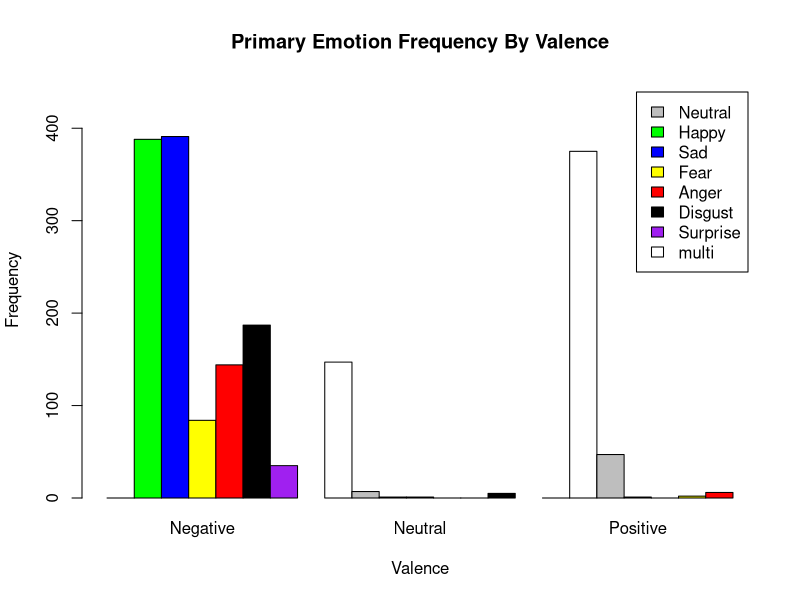
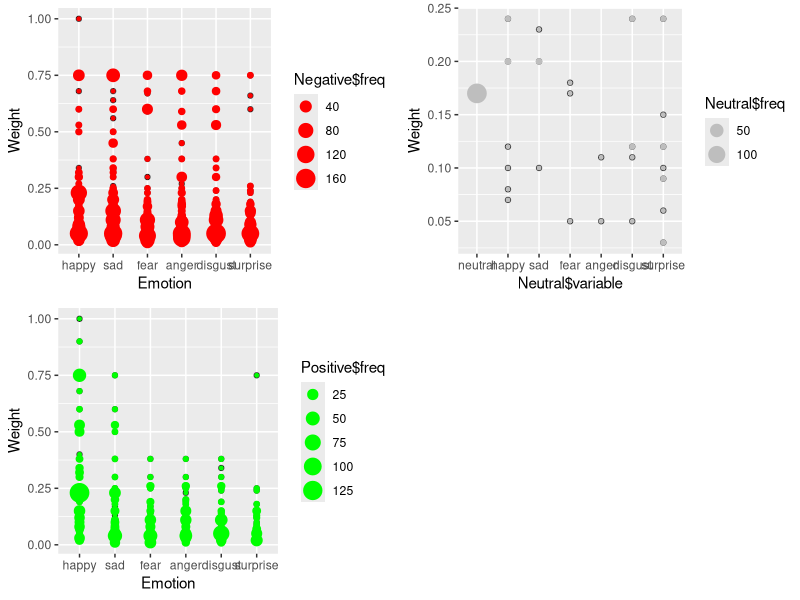

Recreate these plots in R, in order.
library(reshape2)
library(ggplot2)
library(plyr)
library(gridExtra)
Top10 <- read.csv("Top10.csv")
PrimaryEmotions <- table(Top10$primary, Top10$valence)
barplot(PrimaryEmotions, main="Primary Emotion Frequency By Valence", xlab="Valence", ylab="Frequency", col=c("gray", "green", "blue","yellow","red","black","purple","white"), names.arg=c("Negative","Neutral","Positive"), legend = c("Neutral","Happy","Sad","Fear","Anger","Disgust","Surprise","multi"), ylim=c(0,450), beside=TRUE)
dev.copy2pdf(file='PrimaryEmotions.pdf')

emotionColumns <- c("neutral","happy","sad","fear","anger","disgust","surprise")
emotionColumnsValence <- c("neutral","happy","sad","fear","anger","disgust","surprise","valence")
Emotions <- Top10[, match(emotionColumnsValence, names(Top10))]
Emotions$valence <- as.character(Emotions$valence)
Melted <- melt(Emotions, id.vars = "valence", measure.vars = emotionColumns)
Melted <- Melted[Melted$value > 0,]

Melted2 <- count(Melted, c('variable','value','valence'))

Negative <- Melted2[Melted2$valence == -1,]
Positive <- Melted2[Melted2$valence == 1,]
Neutral <- Melted2[Melted2$valence == 0,]

plotNegative <- qplot(
Negative$variable,Negative$value,
aes(x=Negative$variable,y=Negative$value),
  xlab = "Emotion",
  ylab = "Weight",
  alpha=I(0.7)
) + geom_point(aes(size=Negative$freq), col="red")

plotNeutral <- qplot(
  Neutral$variable,Neutral$value,
  aes(x=Neutral$variable,y=Neutral$value),
  vxlab = "Emotion",
  ylab = "Weight",
  alpha=I(0.7)
  ) + geom_point(aes(size=Neutral$freq), col="gray")

plotPositive <- qplot(
  Positive$variable,Positive$value,
  aes(x=Positive$variable,y=Positive$value),
  xlab = "Emotion",
  ylab = "Weight",
  alpha=I(0.7)
) + geom_point(aes(size=Positive$freq), col="green")

chartList <- list(plotNegative, plotNeutral, plotPositive)
do.call(grid.arrange, c(chartList, list(ncol=2)))
dev.copy2pdf(file='EmotionsVsWeight.pdf', paper="a4r")